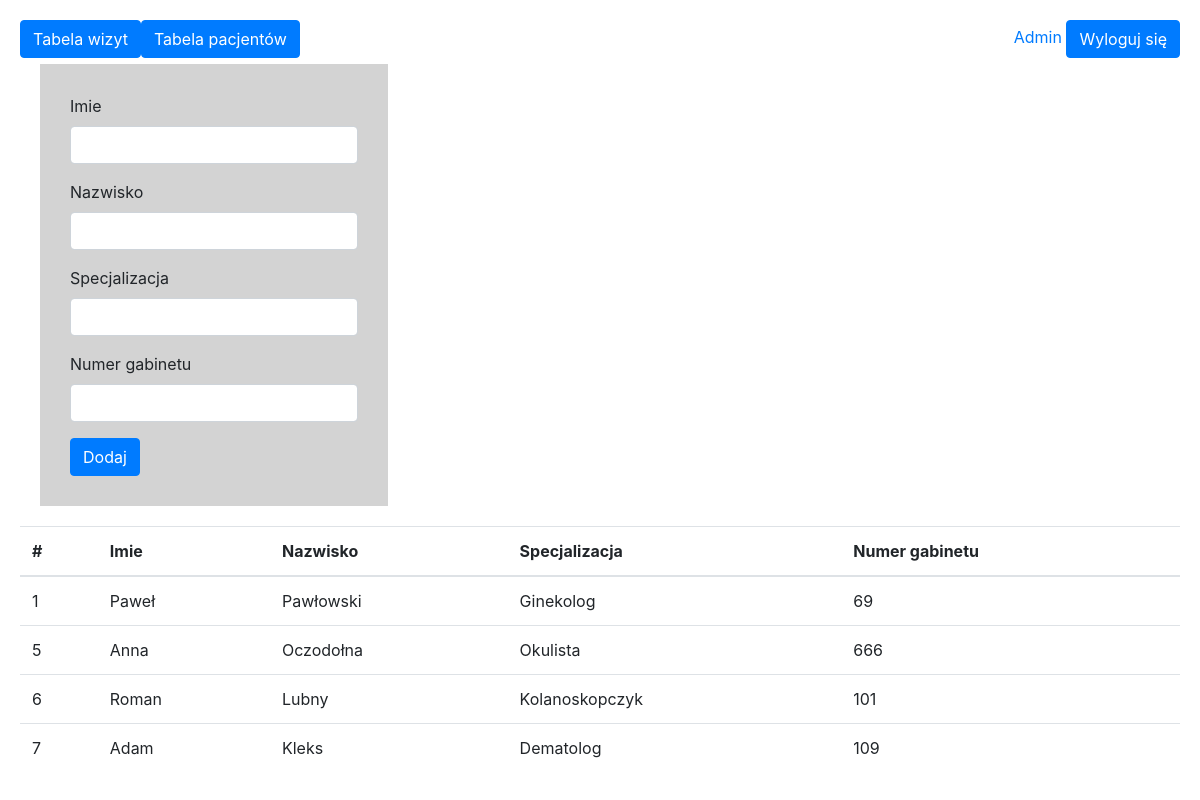
Screenshot of /lekarze.php (signed in) with the database file from the repository.
### tables this page shows
CREATE TABLE `lekarze` (
  `id` int(11) NOT NULL,
  `imie` text NOT NULL,
  `nazwisko` text NOT NULL,
  `specjalizacja` text NOT NULL,
  `numer_gabinetu` int(11) NOT NULL
);

### lekarze.php (the view, shortened to what this page needs)
<?php
require_once 'connection.php';
?>
<!doctype html>
<html lang="en">
  <head>
    <link rel="stylesheet" href="https://cdn.jsdelivr.net/npm/bootstrap@4.5.3/dist/css/bootstrap.min.css">
  </head>
  <body>
<div class = "wrapper">
<div class="float-sm-right"><p> <a href="logout.php" >
<?php echo $_SESSION['user'] ?>
<button type="submit" class="btn btn-primary"> Wyloguj się </button></a> </p>
</div>
<div class = "">
<div class="float-sm-left"><p> <a href="wizyty.php" >
<button type="submit" class="btn btn-primary">Tabela wizyt </button></a> </p>
</div>
<div class = "">
<div class="float-sm-left"><p> <a href="indexboot.php" >
<button type="submit" class="btn btn-primary">Tabela pacjentów </button></a> </p>
</div><br>
<form method ="post">
  <div class="form-group">
    <label for="imie">Imie</label>
    <input type="text" class="form-control" id="imie" name = "imie">
  </div>
  <div class="form-group">
    <label for="nazwisko">Nazwisko</label>
    <input type="text" class="form-control" id="nazwisko" name = "nazwisko">
  </div>
  <div class="form-group">
    <label for="specjalizacja">Specjalizacja</label>
    <input type="text" class="form-control" id="specjalizacja" name = "specjalizacja">
  </div>
  <div class="form-group">
    <label for="stan">Numer gabinetu</label>
    <input type="number" class="form-control" id="numer_gabinetu" name = "numer_gabinetu">
  </div>
     <button type="submit" class="btn btn-primary">Dodaj</button>
</form>
    <table class="table">
  <thead>
    <tr>
      <th scope="col">#</th>
      <th scope="col">Imie</th>
      <th scope="col">Nazwisko</th>
      <th scope="col">Specjalizacja</th>
      <th scope="col">Numer gabinetu</th>
    </tr>
  </thead>
  <tbody>
<?php
$polaczenie = new mysqli($host, $db_user, $db_password, $db_name);
$sql = 'select * from lekarze';
$result = $polaczenie->query($sql);
while ($row = mysqli_fetch_row($result)) {
    echo '<tr>';
    echo "<td> $row[0] </td>";
    echo "<td>$row[1] </td>";
    echo "<td>$row[2] </td>";
    echo "<td>$row[3] </td>";
    echo "<td>$row[4] </td>";
    echo '</tr>';
}
?>
  </tbody>
</table>
</div>

### lekarze.php (style rules this page uses)
.wrapper { padding: 20px; }
form { padding: 30px; background: lightgrey; width: 30%; margin: 20px; }

### rows the page displays
lekarze: id "1", imie "Paweł", nazwisko "Pawłowski", specjalizacja "Ginekolog", numer_gabinetu "69"
lekarze: id "5", imie "Anna", nazwisko "Oczodołna", specjalizacja "Okulista", numer_gabinetu "666"
lekarze: id "6", imie "Roman", nazwisko "Lubny", specjalizacja "Kolanoskopczyk", numer_gabinetu "101"
lekarze: id "7", imie "Adam", nazwisko "Kleks", specjalizacja "Dematolog", numer_gabinetu "109"

### other values shown
$_SESSION['user'] "Admin"
